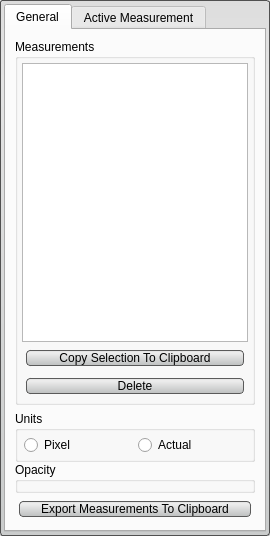
<?xml version="1.0" encoding="UTF-8"?>
<ui version="4.0">
 <class>MeasurementToolInterface</class>
 <widget class="QWidget" name="MeasurementToolInterface">
  <property name="geometry">
   <rect>
    <x>0</x>
    <y>0</y>
    <width>270</width>
    <height>536</height>
   </rect>
  </property>
  <property name="sizePolicy">
   <sizepolicy hsizetype="Preferred" vsizetype="Preferred">
    <horstretch>0</horstretch>
    <verstretch>0</verstretch>
   </sizepolicy>
  </property>
  <property name="minimumSize">
   <size>
    <width>0</width>
    <height>300</height>
   </size>
  </property>
  <property name="maximumSize">
   <size>
    <width>16777215</width>
    <height>16777215</height>
   </size>
  </property>
  <property name="windowTitle">
   <string>Measurement Tool</string>
  </property>
  <property name="styleSheet">
   <string notr="true">QWidget#MeasurementToolInterface{
  border-radius: 3px;
  background-color: qlineargradient(spread:pad, x1:0.5, y1:0, x2:0.5, y2:0.960227, stop:0 rgba(241, 241, 241, 255), stop:0.155779 rgba(250, 250, 250, 255), stop:1 rgba(222, 224, 224, 255));  
}

QPushButton{
  background-color: qlineargradient(spread:pad, x1:0.5, y1:0, x2:0.5, y2:0.960227, stop:0 rgba(221, 221, 221, 255), stop:0.155779 rgba(238, 238, 238, 255), stop:1 rgba(192, 194, 194, 255));
  border-radius: 4px;
  border: 1px solid rgb(90, 90, 90);
  margin:4px;
}

QPushButton:hover{
  background-color: qlineargradient(spread:pad, x1:0.5, y1:0, x2:0.5, y2:1, stop:0 rgba(195, 195, 195, 255), stop:0.253769 rgba(206, 206, 206, 255), stop:1 rgba(185, 185, 185, 255));
  border-radius: 4px;
  border: 1px solid rgb(90, 90, 90);
  margin:4px;
}

QPushButton:pressed{
  background-color: qlineargradient(spread:pad, x1:0.5, y1:0, x2:0.5, y2:1, stop:0 rgba(150, 150, 150, 255), stop:0.753769 rgba(206, 206, 206, 255), stop:1 rgba(185, 185, 185, 255));
  border-radius: 4px;
  border: 1px solid rgb(90, 90, 90);
  margin:4px;
}</string>
  </property>
  <layout class="QVBoxLayout" name="verticalLayout_6">
   <property name="spacing">
    <number>0</number>
   </property>
   <property name="margin">
    <number>0</number>
   </property>
   <item>
    <widget class="QWidget" name="base_" native="true">
     <property name="minimumSize">
      <size>
       <width>0</width>
       <height>0</height>
      </size>
     </property>
     <property name="styleSheet">
      <string notr="true">QWidget#base_{
  border-radius: 3px;
  border: 1px solid rgb(80, 80,80);
  background-color: qlineargradient(spread:pad, x1:0.5, y1:0, x2:0.5, y2:0.960227, stop:0 rgba(221, 221, 221, 255), stop:0.155779 rgba(228, 228, 228, 255), stop:1 rgba(202, 204, 204, 255));      
}</string>
     </property>
     <layout class="QVBoxLayout" name="verticalLayout_7">
      <property name="spacing">
       <number>0</number>
      </property>
      <property name="margin">
       <number>4</number>
      </property>
      <item>
       <widget class="QTabWidget" name="tab_widget_">
        <property name="styleSheet">
         <string notr="true">QTabWidget#general_tab_{
  border-radius: 3px;
  border: 1px solid rgb(80, 80,80);
  background-color: qlineargradient(spread:pad, x1:0.5, y1:0, x2:0.5, y2:0.960227, stop:0 rgba(221, 221, 221, 255), stop:0.155779 rgba(228, 228, 228, 255), stop:1 rgba(202, 204, 204, 255));      
}</string>
        </property>
        <property name="currentIndex">
         <number>0</number>
        </property>
        <widget class="QWidget" name="general_tab_">
         <attribute name="title">
          <string>General</string>
         </attribute>
         <layout class="QHBoxLayout" name="horizontalLayout">
          <property name="spacing">
           <number>0</number>
          </property>
          <property name="margin">
           <number>0</number>
          </property>
          <item>
           <widget class="QWidget" name="base_1_" native="true">
            <layout class="QVBoxLayout" name="verticalLayout_16">
             <item>
              <widget class="QGroupBox" name="measurements_groupbox_">
               <property name="title">
                <string>Measurements</string>
               </property>
               <layout class="QVBoxLayout" name="verticalLayout_3" stretch="3,0,0">
                <property name="spacing">
                 <number>4</number>
                </property>
                <property name="margin">
                 <number>4</number>
                </property>
                <item>
                 <widget class="QWidget" name="table_widget_" native="true">
                  <layout class="QVBoxLayout" name="verticalLayout_5">
                   <property name="spacing">
                    <number>0</number>
                   </property>
                   <property name="margin">
                    <number>0</number>
                   </property>
                   <item>
                    <widget class="Seg3D::MeasurementTableView" name="table_view_"/>
                   </item>
                  </layout>
                 </widget>
                </item>
                <item>
                 <widget class="QPushButton" name="copy_button_">
                  <property name="text">
                   <string>Copy Selection To Clipboard</string>
                  </property>
                 </widget>
                </item>
                <item>
                 <widget class="QPushButton" name="delete_button_">
                  <property name="text">
                   <string>Delete</string>
                  </property>
                 </widget>
                </item>
               </layout>
              </widget>
             </item>
             <item>
              <widget class="QWidget" name="bottom_widget_" native="true">
               <layout class="QVBoxLayout" name="verticalLayout_4">
                <property name="spacing">
                 <number>0</number>
                </property>
                <property name="margin">
                 <number>0</number>
                </property>
                <item>
                 <widget class="QGroupBox" name="units_groupbox_">
                  <property name="title">
                   <string>Units</string>
                  </property>
                  <layout class="QHBoxLayout" name="horizontalLayout_5">
                   <property name="spacing">
                    <number>0</number>
                   </property>
                   <property name="leftMargin">
                    <number>4</number>
                   </property>
                   <property name="topMargin">
                    <number>0</number>
                   </property>
                   <property name="rightMargin">
                    <number>4</number>
                   </property>
                   <property name="bottomMargin">
                    <number>0</number>
                   </property>
                   <item>
                    <widget class="QWidget" name="rb_widget_" native="true">
                     <property name="minimumSize">
                      <size>
                       <width>0</width>
                       <height>25</height>
                      </size>
                     </property>
                     <property name="maximumSize">
                      <size>
                       <width>16777215</width>
                       <height>30</height>
                      </size>
                     </property>
                     <layout class="QHBoxLayout" name="horizontalLayout_4">
                      <property name="spacing">
                       <number>4</number>
                      </property>
                      <property name="leftMargin">
                       <number>2</number>
                      </property>
                      <property name="topMargin">
                       <number>4</number>
                      </property>
                      <property name="rightMargin">
                       <number>0</number>
                      </property>
                      <property name="bottomMargin">
                       <number>4</number>
                      </property>
                      <item>
                       <widget class="QRadioButton" name="rb_index_">
                        <property name="text">
                         <string>Pixel</string>
                        </property>
                       </widget>
                      </item>
                      <item>
                       <widget class="QRadioButton" name="rb_world_">
                        <property name="text">
                         <string>Actual</string>
                        </property>
                       </widget>
                      </item>
                     </layout>
                    </widget>
                   </item>
                  </layout>
                 </widget>
                </item>
                <item>
                 <widget class="QGroupBox" name="opacity_groupbox_">
                  <property name="minimumSize">
                   <size>
                    <width>0</width>
                    <height>20</height>
                   </size>
                  </property>
                  <property name="title">
                   <string>Opacity</string>
                  </property>
                  <layout class="QVBoxLayout" name="verticalLayout_8">
                   <property name="spacing">
                    <number>2</number>
                   </property>
                   <property name="margin">
                    <number>4</number>
                   </property>
                   <item>
                    <widget class="QtUtils::QtSliderDoubleCombo" name="measurement_opacity_slider_" native="true"/>
                   </item>
                  </layout>
                 </widget>
                </item>
                <item>
                 <widget class="QWidget" name="button_widget_" native="true">
                  <property name="sizePolicy">
                   <sizepolicy hsizetype="Preferred" vsizetype="Preferred">
                    <horstretch>0</horstretch>
                    <verstretch>0</verstretch>
                   </sizepolicy>
                  </property>
                  <property name="minimumSize">
                   <size>
                    <width>0</width>
                    <height>0</height>
                   </size>
                  </property>
                  <property name="maximumSize">
                   <size>
                    <width>16777215</width>
                    <height>96</height>
                   </size>
                  </property>
                  <layout class="QVBoxLayout" name="verticalLayout_2" stretch="0">
                   <property name="spacing">
                    <number>0</number>
                   </property>
                   <property name="leftMargin">
                    <number>0</number>
                   </property>
                   <property name="topMargin">
                    <number>4</number>
                   </property>
                   <property name="rightMargin">
                    <number>0</number>
                   </property>
                   <property name="bottomMargin">
                    <number>0</number>
                   </property>
                   <item>
                    <widget class="QPushButton" name="export_button_">
                     <property name="text">
                      <string>Export Measurements To Clipboard</string>
                     </property>
                    </widget>
                   </item>
                  </layout>
                 </widget>
                </item>
               </layout>
              </widget>
             </item>
            </layout>
           </widget>
          </item>
         </layout>
        </widget>
        <widget class="QWidget" name="active_tab_">
         <attribute name="title">
          <string>Active Measurement</string>
         </attribute>
         <layout class="QHBoxLayout" name="horizontalLayout_2">
          <property name="spacing">
           <number>0</number>
          </property>
          <property name="margin">
           <number>0</number>
          </property>
          <item>
           <widget class="QWidget" name="base_2_" native="true">
            <layout class="QVBoxLayout" name="verticalLayout_9">
             <property name="spacing">
              <number>0</number>
             </property>
             <property name="margin">
              <number>4</number>
             </property>
             <item>
              <widget class="QGroupBox" name="info_groupbox_">
               <property name="sizePolicy">
                <sizepolicy hsizetype="Preferred" vsizetype="MinimumExpanding">
                 <horstretch>0</horstretch>
                 <verstretch>0</verstretch>
                </sizepolicy>
               </property>
               <property name="title">
                <string>Info</string>
               </property>
               <layout class="QVBoxLayout" name="verticalLayout_10">
                <property name="spacing">
                 <number>0</number>
                </property>
                <property name="margin">
                 <number>4</number>
                </property>
                <item>
                 <widget class="QWidget" name="name_widget_" native="true">
                  <property name="sizePolicy">
                   <sizepolicy hsizetype="Preferred" vsizetype="Preferred">
                    <horstretch>0</horstretch>
                    <verstretch>0</verstretch>
                   </sizepolicy>
                  </property>
                  <layout class="QHBoxLayout" name="horizontalLayout_8">
                   <property name="spacing">
                    <number>4</number>
                   </property>
                   <property name="leftMargin">
                    <number>0</number>
                   </property>
                   <property name="topMargin">
                    <number>4</number>
                   </property>
                   <property name="rightMargin">
                    <number>0</number>
                   </property>
                   <property name="bottomMargin">
                    <number>4</number>
                   </property>
                   <item>
                    <widget class="QLabel" name="name_label_">
                     <property name="text">
                      <string>Name:</string>
                     </property>
                    </widget>
                   </item>
                   <item>
                    <widget class="QLineEdit" name="name_lineedit_">
                     <property name="sizePolicy">
                      <sizepolicy hsizetype="Expanding" vsizetype="Preferred">
                       <horstretch>0</horstretch>
                       <verstretch>0</verstretch>
                      </sizepolicy>
                     </property>
                    </widget>
                   </item>
                  </layout>
                 </widget>
                </item>
                <item>
                 <widget class="QWidget" name="comment_widget_" native="true">
                  <property name="sizePolicy">
                   <sizepolicy hsizetype="Preferred" vsizetype="MinimumExpanding">
                    <horstretch>0</horstretch>
                    <verstretch>0</verstretch>
                   </sizepolicy>
                  </property>
                  <layout class="QVBoxLayout" name="verticalLayout_11">
                   <property name="spacing">
                    <number>4</number>
                   </property>
                   <property name="leftMargin">
                    <number>0</number>
                   </property>
                   <property name="topMargin">
                    <number>4</number>
                   </property>
                   <property name="rightMargin">
                    <number>0</number>
                   </property>
                   <property name="bottomMargin">
                    <number>4</number>
                   </property>
                   <item>
                    <widget class="QLabel" name="comment_label_">
                     <property name="text">
                      <string>Comment:</string>
                     </property>
                    </widget>
                   </item>
                   <item>
                    <widget class="Seg3D::MeasurementTextEdit" name="comment_textbox_">
                     <property name="sizePolicy">
                      <sizepolicy hsizetype="Expanding" vsizetype="MinimumExpanding">
                       <horstretch>0</horstretch>
                       <verstretch>0</verstretch>
                      </sizepolicy>
                     </property>
                     <property name="maximumSize">
                      <size>
                       <width>16777215</width>
                       <height>60</height>
                      </size>
                     </property>
                    </widget>
                   </item>
                  </layout>
                 </widget>
                </item>
                <item>
                 <widget class="QWidget" name="position_widget_" native="true">
                  <layout class="QVBoxLayout" name="verticalLayout_12">
                   <property name="spacing">
                    <number>4</number>
                   </property>
                   <property name="margin">
                    <number>0</number>
                   </property>
                   <item>
                    <widget class="QWidget" name="length_widget_" native="true">
                     <layout class="QHBoxLayout" name="horizontalLayout_9">
                      <property name="spacing">
                       <number>4</number>
                      </property>
                      <property name="leftMargin">
                       <number>0</number>
                      </property>
                      <property name="topMargin">
                       <number>4</number>
                      </property>
                      <property name="rightMargin">
                       <number>0</number>
                      </property>
                      <property name="bottomMargin">
                       <number>4</number>
                      </property>
                      <item>
                       <widget class="QLabel" name="length_label_">
                        <property name="text">
                         <string>Length:</string>
                        </property>
                       </widget>
                      </item>
                      <item>
                       <widget class="QLineEdit" name="length_lineedit_">
                        <property name="sizePolicy">
                         <sizepolicy hsizetype="Expanding" vsizetype="Preferred">
                          <horstretch>0</horstretch>
                          <verstretch>0</verstretch>
                         </sizepolicy>
                        </property>
                       </widget>
                      </item>
                      <item>
                       <widget class="QComboBox" name="unit_combobox_">
                        <property name="sizePolicy">
                         <sizepolicy hsizetype="Preferred" vsizetype="Preferred">
                          <horstretch>0</horstretch>
                          <verstretch>0</verstretch>
                         </sizepolicy>
                        </property>
                       </widget>
                      </item>
                     </layout>
                    </widget>
                   </item>
                   <item>
                    <widget class="QWidget" name="point_widget_" native="true">
                     <layout class="QVBoxLayout" name="verticalLayout">
                      <property name="spacing">
                       <number>4</number>
                      </property>
                      <property name="leftMargin">
                       <number>0</number>
                      </property>
                      <property name="topMargin">
                       <number>0</number>
                      </property>
                      <property name="rightMargin">
                       <number>0</number>
                      </property>
                      <property name="bottomMargin">
                       <number>4</number>
                      </property>
                      <item>
                       <widget class="QWidget" name="p0_widget_" native="true">
                        <layout class="QHBoxLayout" name="horizontalLayout_6">
                         <property name="spacing">
                          <number>4</number>
                         </property>
                         <property name="margin">
                          <number>0</number>
                         </property>
                         <item>
                          <widget class="QLabel" name="p0_label_">
                           <property name="sizePolicy">
                            <sizepolicy hsizetype="Maximum" vsizetype="Preferred">
                             <horstretch>0</horstretch>
                             <verstretch>0</verstretch>
                            </sizepolicy>
                           </property>
                           <property name="minimumSize">
                            <size>
                             <width>0</width>
                             <height>0</height>
                            </size>
                           </property>
                           <property name="text">
                            <string>Point 1:</string>
                           </property>
                          </widget>
                         </item>
                         <item>
                          <widget class="QLabel" name="p0_value_">
                           <property name="text">
                            <string>(X, Y, Z)</string>
                           </property>
                          </widget>
                         </item>
                        </layout>
                       </widget>
                      </item>
                      <item>
                       <widget class="QWidget" name="p1_widget_" native="true">
                        <layout class="QHBoxLayout" name="horizontalLayout_7">
                         <property name="spacing">
                          <number>4</number>
                         </property>
                         <property name="margin">
                          <number>0</number>
                         </property>
                         <item>
                          <widget class="QLabel" name="p1_label_">
                           <property name="sizePolicy">
                            <sizepolicy hsizetype="Maximum" vsizetype="Preferred">
                             <horstretch>0</horstretch>
                             <verstretch>0</verstretch>
                            </sizepolicy>
                           </property>
                           <property name="text">
                            <string>Point 2:</string>
                           </property>
                          </widget>
                         </item>
                         <item>
                          <widget class="QLabel" name="p1_value_">
                           <property name="text">
                            <string>(X, Y, Z)</string>
                           </property>
                          </widget>
                         </item>
                        </layout>
                       </widget>
                      </item>
                     </layout>
                    </widget>
                   </item>
                  </layout>
                 </widget>
                </item>
               </layout>
              </widget>
             </item>
             <item>
              <widget class="QGroupBox" name="display_groupbox_">
               <property name="title">
                <string>Display</string>
               </property>
               <layout class="QVBoxLayout" name="verticalLayout_14">
                <property name="spacing">
                 <number>0</number>
                </property>
                <property name="margin">
                 <number>4</number>
                </property>
                <item>
                 <widget class="QWidget" name="display_widget_" native="true">
                  <layout class="QVBoxLayout" name="verticalLayout_15">
                   <property name="spacing">
                    <number>4</number>
                   </property>
                   <property name="margin">
                    <number>0</number>
                   </property>
                   <item>
                    <widget class="QWidget" name="color_widget_" native="true">
                     <layout class="QHBoxLayout" name="horizontalLayout_10">
                      <property name="spacing">
                       <number>4</number>
                      </property>
                      <property name="margin">
                       <number>0</number>
                      </property>
                      <item>
                       <widget class="QLabel" name="color_label_">
                        <property name="sizePolicy">
                         <sizepolicy hsizetype="Maximum" vsizetype="Preferred">
                          <horstretch>0</horstretch>
                          <verstretch>0</verstretch>
                         </sizepolicy>
                        </property>
                        <property name="text">
                         <string>Color:</string>
                        </property>
                       </widget>
                      </item>
                      <item>
                       <widget class="QPushButton" name="color_button_">
                        <property name="sizePolicy">
                         <sizepolicy hsizetype="Maximum" vsizetype="Fixed">
                          <horstretch>0</horstretch>
                          <verstretch>0</verstretch>
                         </sizepolicy>
                        </property>
                        <property name="minimumSize">
                         <size>
                          <width>0</width>
                          <height>30</height>
                         </size>
                        </property>
                        <property name="text">
                         <string/>
                        </property>
                       </widget>
                      </item>
                      <item>
                       <spacer name="horizontalSpacer">
                        <property name="orientation">
                         <enum>Qt::Horizontal</enum>
                        </property>
                        <property name="sizeHint" stdset="0">
                         <size>
                          <width>40</width>
                          <height>20</height>
                         </size>
                        </property>
                       </spacer>
                      </item>
                     </layout>
                    </widget>
                   </item>
                   <item>
                    <widget class="QCheckBox" name="show_checkbox_">
                     <property name="sizePolicy">
                      <sizepolicy hsizetype="Minimum" vsizetype="Preferred">
                       <horstretch>0</horstretch>
                       <verstretch>0</verstretch>
                      </sizepolicy>
                     </property>
                     <property name="text">
                      <string>Show Measurement</string>
                     </property>
                    </widget>
                   </item>
                  </layout>
                 </widget>
                </item>
               </layout>
              </widget>
             </item>
             <item>
              <widget class="QPushButton" name="goto_first_button_">
               <property name="sizePolicy">
                <sizepolicy hsizetype="Minimum" vsizetype="Preferred">
                 <horstretch>0</horstretch>
                 <verstretch>0</verstretch>
                </sizepolicy>
               </property>
               <property name="text">
                <string>Go To First Point</string>
               </property>
              </widget>
             </item>
             <item>
              <widget class="QPushButton" name="goto_second_button_">
               <property name="sizePolicy">
                <sizepolicy hsizetype="Minimum" vsizetype="Preferred">
                 <horstretch>0</horstretch>
                 <verstretch>0</verstretch>
                </sizepolicy>
               </property>
               <property name="text">
                <string>Go To Second Point</string>
               </property>
              </widget>
             </item>
            </layout>
           </widget>
          </item>
         </layout>
        </widget>
       </widget>
      </item>
     </layout>
    </widget>
   </item>
  </layout>
 </widget>
 <customwidgets>
  <customwidget>
   <class>QtUtils::QtSliderDoubleCombo</class>
   <extends>QWidget</extends>
   <header location="global">QtUtils/Widgets/QtSliderDoubleCombo.h</header>
   <container>1</container>
  </customwidget>
  <customwidget>
   <class>Seg3D::MeasurementTableView</class>
   <extends>QTableView</extends>
   <header>Interface/ToolInterface/detail/MeasurementTableView.h</header>
  </customwidget>
  <customwidget>
   <class>Seg3D::MeasurementTextEdit</class>
   <extends>QTextEdit</extends>
   <header>Interface/ToolInterface/detail/MeasurementTextEdit.h</header>
  </customwidget>
 </customwidgets>
 <resources/>
 <connections/>
</ui>
